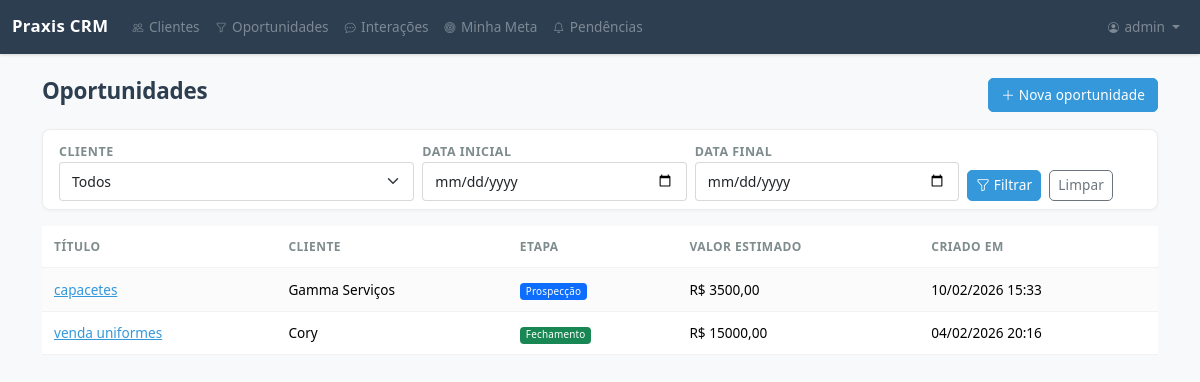
Page /sales/oportunidades/ (signed in) on the committed database.
### apps/sales/models.py (models this page shows, shortened)
class Oportunidade(models.Model):
    titulo = models.CharField(max_length=200, verbose_name="Título")
    cliente = models.ForeignKey(
        Cliente,
        on_delete=models.CASCADE,
        related_name="oportunidades",
        verbose_name="Cliente",
    )
    vendedor = models.ForeignKey(
        settings.AUTH_USER_MODEL,
        on_delete=models.PROTECT,
        related_name="oportunidades",
        verbose_name="Vendedor",
    )
    etapa = models.CharField(
        max_length=12,
        choices=EtapaOportunidade.choices,
        default=EtapaOportunidade.PROSPECCAO,
        verbose_name="Etapa",
    )
    motivo_perda = models.CharField(
        max_length=13,
        choices=MotivoPerdaOportunidade.choices,
        blank=True,
        default="",
        verbose_name="Motivo da perda",
    )
    valor_estimado = models.DecimalField(
        max_digits=12,
        decimal_places=2,
        default=0,
        verbose_name="Valor estimado",
    )
    descricao = models.TextField(blank=True, verbose_name="Descrição")
    proxima_acao = models.CharField(
        max_length=200,
        blank=True,
        default="",
        verbose_name="Próxima ação",
        help_text="Descreva brevemente a próxima ação a ser realizada",
    )
    data_follow_up = models.DateField(
        null=True,
        blank=True,
        verbose_name="Data do follow-up",
        help_text="Data prevista para o próximo contato",
    )
    criado_em = models.DateTimeField(auto_now_add=True, verbose_name="Criado em")
    atualizado_em = models.DateTimeField(auto_now=True, verbose_name="Atualizado em")
    class Meta:
        verbose_name = "Oportunidade"
        verbose_name_plural = "Oportunidades"
        ordering = ["-criado_em"]

### apps/crm/models.py (models this page shows, shortened)
class Cliente(models.Model):
    nome = models.CharField(max_length=200, verbose_name="Nome")
    cnpj_cpf = models.CharField(
        max_length=18, blank=True, default="", verbose_name="CNPJ/CPF"
    )
    telefone = models.CharField(max_length=20, blank=True, verbose_name="Telefone")
    email = models.EmailField(blank=True, verbose_name="E-mail")
    nome_contato_principal = models.CharField(
        max_length=200, blank=True, default="", verbose_name="Contato principal"
    )
    telefone_contato = models.CharField(
        max_length=20, blank=True, default="", verbose_name="Telefone do contato"
    )
    email_contato = models.EmailField(
        blank=True, default="", verbose_name="E-mail do contato"
    )
    tipo = models.CharField(
        max_length=3,
        choices=TipoCliente.choices,
        default=TipoCliente.B2C,
        verbose_name="Tipo",
    )
    status = models.CharField(
        max_length=11,
        choices=StatusCliente.choices,
        default=StatusCliente.PROVISORIO,
        verbose_name="Status",
    )
    criado_por = models.ForeignKey(
        settings.AUTH_USER_MODEL,
        on_delete=models.PROTECT,
        related_name="clientes_criados",
        verbose_name="Criado por",
    )
    criado_em = models.DateTimeField(auto_now_add=True, verbose_name="Criado em")
    atualizado_em = models.DateTimeField(auto_now=True, verbose_name="Atualizado em")
    class Meta:
        verbose_name = "Cliente"
        verbose_name_plural = "Clientes"
        ordering = ["-criado_em"]

### apps/sales/views.py (the view)
# urls.py: path("oportunidades/", OportunidadeListView.as_view(), name="oportunidade_list"),
class OportunidadeListView(VendedorRequiredMixin, ListView):
    model = Oportunidade
    template_name = "sales/oportunidade_list.html"
    context_object_name = "oportunidades"
    paginate_by = 20
    def get_queryset(self):
        qs = super().get_queryset()
        if hasattr(self.request.user, "perfil") and self.request.user.perfil.is_vendedor:
            qs = qs.filter(vendedor=self.request.user)
        cliente_id = self.request.GET.get("cliente")
        data_inicial = self.request.GET.get("data_inicial")
        data_final = self.request.GET.get("data_final")
        if cliente_id:
            qs = qs.filter(cliente_id=cliente_id)
        if data_inicial:
            qs = qs.filter(criado_em__date__gte=data_inicial)
        if data_final:
            qs = qs.filter(criado_em__date__lte=data_final)
        return qs
    def get_context_data(self, **kwargs):
        ctx = super().get_context_data(**kwargs)
        if hasattr(self.request.user, "perfil") and self.request.user.perfil.is_vendedor:
            ctx["clientes"] = Cliente.objects.filter(criado_por=self.request.user)
        else:
            ctx["clientes"] = Cliente.objects.all()
        ctx["filtro_cliente"] = self.request.GET.get("cliente", "")
        ctx["filtro_data_inicial"] = self.request.GET.get("data_inicial", "")
        ctx["filtro_data_final"] = self.request.GET.get("data_final", "")
        params = self.request.GET.copy()
        params.pop("page", None)
        ctx["filter_params"] = params.urlencode()
        return ctx

### apps/accounts/models.py (called while the page is built)
    @property
    def is_admin(self):
        return self.papel == PerfilUsuario.ADMIN

    @property
    def is_vendedor(self):
        return self.papel == PerfilUsuario.VENDEDOR

    @property
    def is_gestor(self):
        return self.papel == PerfilUsuario.GESTOR

### apps/core/mixins.py (called while the page is built)
    def dispatch(self, request, *args, **kwargs):
        response = super().dispatch(request, *args, **kwargs)
        if hasattr(request.user, "perfil"):
            if request.user.perfil.papel in (
                PerfilUsuario.VENDEDOR,
                PerfilUsuario.GESTOR,
                PerfilUsuario.ADMIN,
            ):
                return response
        raise PermissionDenied

### templates/sales/oportunidade_list.html (shortened to what this page needs)
{% extends "base.html" %}
{% block content %}
<div class="d-flex justify-content-between align-items-center mb-3">
    <h2>Oportunidades</h2>
    <a href="{% url 'sales:oportunidade_create' %}" class="btn btn-primary">
        <i class="bi bi-plus-lg"></i> Nova oportunidade
    </a>
</div>
{% include "includes/_filtros.html" %}
<div class="table-responsive">
    <table class="table table-striped table-hover">
        <thead>
            <tr>
                <th>Título</th>
                <th>Cliente</th>
                <th>Etapa</th>
                <th>Valor estimado</th>
                <th>Criado em</th>
            </tr>
        </thead>
        <tbody>
            {% for op in oportunidades %}
            <tr>
                <td><a href="{% url 'sales:oportunidade_detail' op.pk %}">{{ op.titulo }}</a></td>
                <td>{{ op.cliente.nome }}</td>
                <td>
                    {% if op.etapa == "FECHAMENTO" %}
                    <span class="badge bg-success">{{ op.get_etapa_display }}</span>
                    {% elif op.etapa == "PERDIDA" %}
                    <span class="badge bg-danger">{{ op.get_etapa_display }}</span>
                    {% else %}
                    <span class="badge bg-primary">{{ op.get_etapa_display }}</span>
                    {% endif %}
                </td>
                <td>R$ {{ op.valor_estimado|floatformat:2 }}</td>
                <td>{{ op.criado_em|date:"d/m/Y H:i" }}</td>
            </tr>
            {% empty %}
            <tr>
                <td colspan="5" class="text-center text-muted">Nenhuma oportunidade cadastrada.</td>
            </tr>
            {% endfor %}
        </tbody>
    </table>
</div>
{% endblock %}

### templates/base.html (shortened to what this page needs)
{% load static %}
<!DOCTYPE html>
<html lang="pt-br">
<head>
    <link href="https://cdn.jsdelivr.net/npm/bootstrap@5.3.3/dist/css/bootstrap.min.css" rel="stylesheet">
    <link href="https://cdn.jsdelivr.net/npm/bootstrap-icons@1.11.3/font/bootstrap-icons.min.css" rel="stylesheet">
    <link href="{% static 'css/style.css' %}" rel="stylesheet">
    <link href="{% static 'css/praxis-v2.css' %}" rel="stylesheet">
</head>
<body>
    {% if user.is_authenticated %}
    <nav class="navbar navbar-expand-lg navbar-dark bg-dark">
        <div class="container-fluid">
            <a class="navbar-brand" href="{% url 'home' %}">Praxis CRM</a>
            <div class="collapse navbar-collapse" id="navbarNav">
                <ul class="navbar-nav me-auto">
                    <li class="nav-item">
                        <a class="nav-link" href="{% url 'crm:cliente_list' %}">
                            <i class="bi bi-people"></i> Clientes
                        </a>
                    </li>
                    <li class="nav-item">
                        <a class="nav-link" href="{% url 'sales:oportunidade_list' %}">
                            <i class="bi bi-funnel"></i> Oportunidades
                        </a>
                    </li>
                    <li class="nav-item">
                        <a class="nav-link" href="{% url 'sales:interacao_list' %}">
                            <i class="bi bi-chat-dots"></i> Interações
                        </a>
                    </li>
                    {% if user.perfil.is_vendedor %}
                    <li class="nav-item">
                        <a class="nav-link" href="{% url 'sales:minha_meta' %}">
                            <i class="bi bi-bullseye"></i> Minha Meta
                        </a>
                    </li>
                    <li class="nav-item">
                        <a class="nav-link" href="{% url 'sales:minhas_pendencias' %}">
                            <i class="bi bi-bell"></i> Pendências
                        </a>
                    </li>
                    {% endif %}
                </ul>
                <ul class="navbar-nav">
                    <li class="nav-item dropdown">
                        <a class="nav-link dropdown-toggle" href="#" role="button" data-bs-toggle="dropdown">
                            <i class="bi bi-person-circle"></i> {{ user.get_full_name|default:user.username }}
                        </a>
                    </li>
                </ul>
            </div>
        </div>
    </nav>
    {% endif %}
    <div class="container mt-4">
        {% block content %}{% endblock %}
    </div>
</body>
</html>

### static/css/style.css (style rules this page uses)
body { background-color: #f8f9fa; }
.navbar-brand { font-weight: 700; }

### static/css/praxis-v2.css (style rules this page uses)
body { font-family: var(--praxis-font-family); color: var(--praxis-texto-principal); -webkit-font-smoothing: antialiased; -moz-osx-font-smoothing: grayscale; font-size: 0.9375rem; line-height: 1.6; }
h1, h2, h3, h4, h5, h6 { color: var(--praxis-azul-escuro); font-weight: 600; }
h2 { font-size: 1.4rem; letter-spacing: -0.01em; }
.navbar.navbar-dark.bg-dark { background-color: var(--praxis-azul-escuro) !important; box-shadow: 0 1px 3px rgba(0, 0, 0, 0.15); }
.navbar .navbar-brand { font-weight: 600; font-size: 1.05rem; letter-spacing: 0.02em; }
.navbar .nav-link { font-size: 0.85rem; opacity: 0.7; transition: opacity 0.15s ease; }
.navbar .nav-link .bi { font-size: 0.8em; margin-right: 2px; }
.table { font-size: 0.85rem; }
.table > thead th { font-weight: 600; font-size: 0.75rem; text-transform: uppercase; letter-spacing: 0.04em; color: var(--praxis-texto-secundario); padding: 0.7rem 0.75rem; vertical-align: middle; }
.table-striped > tbody > tr:nth-of-type(odd) > * { --bs-table-bg-type: rgba(0, 0, 0, 0.015); }
.table > tbody > tr > td { padding: 0.65rem 0.75rem; vertical-align: middle; }
.table > :not(caption) > * > * { border-bottom-color: rgba(0, 0, 0, 0.05); }
.badge { font-weight: 500; font-size: 0.73em; padding: 0.35em 0.6em; border-radius: 4px; letter-spacing: 0.02em; }
.btn { font-size: 0.85rem; font-weight: 500; border-radius: var(--praxis-border-radius); letter-spacing: 0.01em; transition: all 0.15s ease; }
.btn-primary { background-color: var(--praxis-azul-principal); border-color: var(--praxis-azul-principal); }
a { color: var(--praxis-azul-principal); transition: color 0.15s ease; }
.container { padding-bottom: 2rem; }

### static/css/variables.css (style rules this page uses)
:root { --praxis-azul-escuro: #2c3e50; --praxis-azul-principal: #3498db; --praxis-azul-hover: #2980b9; --praxis-azul-medio: #34495e; --praxis-texto-principal: #333333; --praxis-texto-secundario: #7f8c8d; --praxis-texto-muted: #95a5a6; --praxis-fundo-branco: #ffffff; --praxis-fundo-cinza: #f8f9fa; --praxis-fundo-code: #f4f4f4; --praxis-verde: #27ae60; --praxis-verde-fundo: #e8f8f5; --praxis-laranja: #f39c12; --praxis-laranja-fundo: #fef9e7; --praxis-vermelho: #e74c3c; --praxis-roxo: #9b59b6; --praxis-borda: #dddddd; --praxis-borda-clara: #bdc3c7; --praxis-font-family: 'Segoe UI', Tahoma, Geneva, Verdana, sans-serif; --praxis-font-mono: 'Courier New', monospace; --praxis-font-size-base: 16px; --praxis-font-size-sm: 0.9em; --praxis-font-size-xs: 0.85em; --praxis-font-weight-normal: 400; --praxis-font-weight-semibold: 600; --praxis-font-weight-bold: 700; --praxis-line-height: 1.6; --praxis-line-height-tight: 1.2; --praxis-line-height-relaxed: 1.7; --praxis-spacing-xs: 5px; --praxis-spacing-sm: 10px; --praxis-spacing-md: 15px; --praxis-spacing-lg: 20px; --praxis-spacing-xl: 30px; --praxis-spacing-2xl: 40px; --praxis-spacing-section: 80px; --praxis-border-radius-sm: 3px; --praxis-border-radius: 5px; --praxis-border-radius-lg: 8px; --praxis-border-radius-xl: 10px; --praxis-border-radius-full: 15px; --praxis-shadow: 0 2px 5px rgba(0, 0, 0, 0.2); --praxis-shadow-sm: 0 1px 3px rgba(0, 0, 0, 0.1); --praxis-transition: all 0.2s ease; --praxis-transition-fast: all 0.15s ease; --praxis-container-max: 1000px; --praxis-container-narrow: 800px; --praxis-container-wide: 1200px; }

### rows in the picture
Oportunidade: titulo "capacetes", cliente.nome "Gamma Serviços", etapa "Prospecção", valor_estimado "3500,00", criado_em "10/02/2026 15:33"
Oportunidade: titulo "venda uniformes", cliente.nome "Cory", etapa "Fechamento", valor_estimado "15000,00", criado_em "04/02/2026 20:16"

### other values in the picture
{{ user.get_full_name|default:user.username }} "admin"
